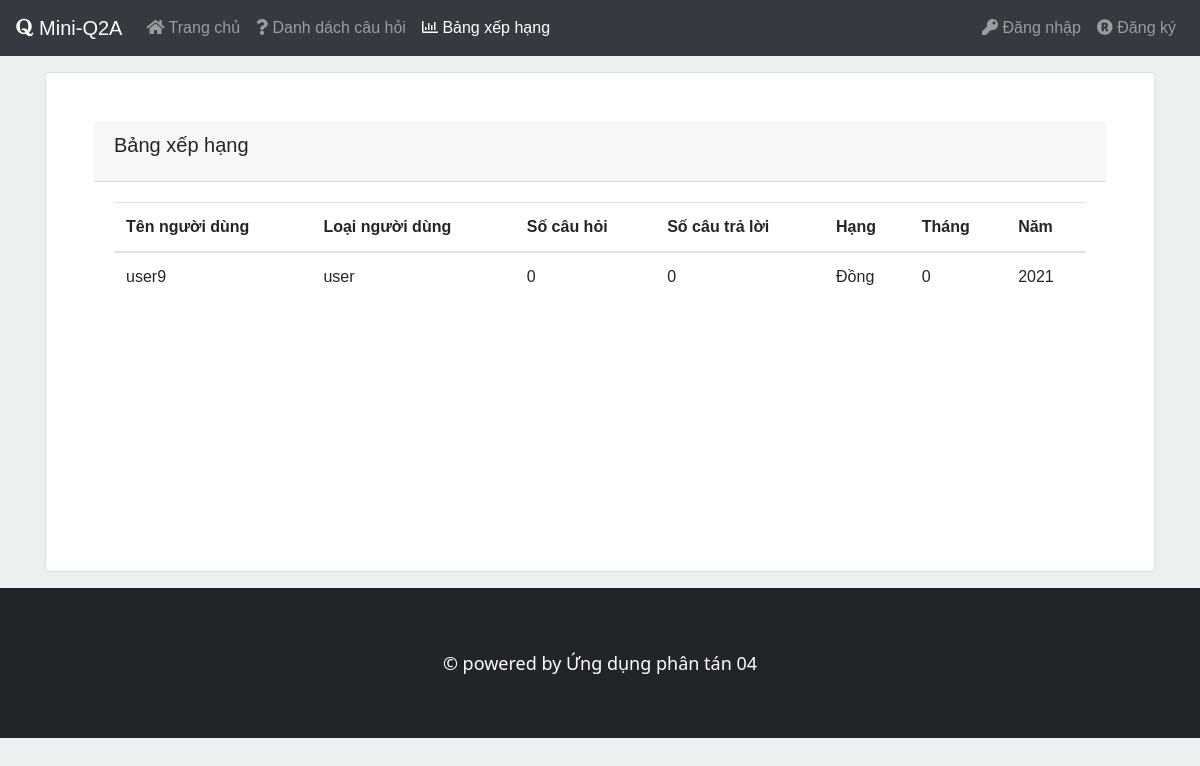
Page /mini-q2a?action=ranking on the committed database.
### tables this page shows
create table `users`(
	user_id nvarchar(200) primary key  ,
    email nvarchar(200),
    user_name nvarchar(200),
    user_pass nvarchar(200),
    user_type nvarchar(200),
    user_rank nvarchar(200),
    toggle_send_notify_status bool
	
);

### App/Views/View.php (called while the page is built, shortened)
<?php
class View
{
    public function render($view_path, $data)
    {
        require_once  $view_path;
        return;
    }
}

### App/Controllers/RankingController.php (called while the page is built, shortened)
<?php
class RankingController
{
    public function index()
    {
        $view_path = "./App/Views/Ranking/Ranking.php";
        $rankingModel = new RankingModel();
        $dataRanking = $rankingModel->all();
        for ($i = 0; $i < count($dataRanking); ++$i) {
            if ((int)$dataRanking[$i]['queMonth'] == 0) {
                if ((int) $dataRanking[$i]['total_count_ranking'] >= 9) {
                    $dataRanking[$i]['total_count_ranking'] = "Kim Cương";
                } else if (
                    (int) $dataRanking[$i]['total_count_ranking'] >= 5
                    && (int) $dataRanking[$i]['total_count_ranking'] < 9
                ) {
                    $dataRanking[$i]['total_count_ranking'] = "Vàng";
                } else if (
                    (int) $dataRanking[$i]['total_count_ranking'] < 5
                    && (int) $dataRanking[$i]['total_count_ranking'] > 0
                ) {
                    $dataRanking[$i]['total_count_ranking'] = "Bạc";
                } else if ((int) $dataRanking[$i]['total_count_ranking'] == 0) {
                    $dataRanking[$i]['total_count_ranking'] = "Đồng";
                }
            }
        }
        $data = [$dataRanking];
        $ranking_view = new View();
        return $ranking_view->render($view_path, $data);
    }
}

### Core/Db.php (called while the page is built, shortened)
<?php
class Db
{
    protected $_conn;
    protected $_host = "localhost";
    protected $_username = "root";
    protected $_password = "root";
    protected $_database = "mini_social_network";
    public function __construct()
    {
        $this->_conn = new mysqli($this->_host, $this->_username, $this->_password, $this->_database);
    }
    public function load($sql)
    {
        $this->_ret = $this->_conn->query($sql) or die(mysqli_error($this->_conn));
    }
}

### App/Models/RankingModel.php (called while the page is built, shortened)
<?php
class RankingModel
{
    public function all()
    {
        $db = new Db();
        $sql = "select u.user_id, u.user_name, u.user_type,
         ifnull(qq.num_question,0) as num_question ,ifnull(ans.num_answer,0) as num_answer,
        (ifnull( qq.num_question,0)+  ifnull(ans.num_answer,0) ) as total_count_ranking,
        ifnull(qqMonth,0) as queMonth, ifnull(ansMonth,0) as ansMonth
       from `users` u
       left join
       (
       select  qq.user_id, count(*) as num_question, date_format(qq.createdAt,'%M') as qqMonth
       from `questionqueue` qq
       group by qq.user_id	, date_format(qq.createdAt,'%M')
       order by date_format(qq.createdAt,'%M')
       ) qq
       on qq.user_id = u.user_id
       left join(
       select ans.user_id, count(*) as num_answer,
       date_format(ans.createdAt,'%M') as ansMonth
       from `answers` ans
       group by ans.user_id,date_format(ans.createdAt,'%M')
       order by date_format(ans.createdAt,'%M')
       ) ans
       on ans.user_id = u.user_id
       group by queMonth,user_id,ansMonth
       order by total_count_ranking desc;
       ";
        $db->load($sql);
        $ret = $db->Rows();
        return $ret;
    }
}

### App/Views/Ranking/Ranking.php (the view, shortened to what this page needs)
<div class="my-3">
    <div class="row">
        <div class="col-sm-12 col-md-12">
            <div class="card layout p-5">
                <div class="card-header">
                    <h5 class="card-title">
                        Bảng xếp hạng
                    </h5>
                </div>
                <div class="card-body">
                    <table class="table table-hover ">
                        <thead>
                            <tr>
                                <th>Tên người dùng</th>
                                <th>Loại người dùng</th>
                                <th>Số câu hỏi</th>
                                <th>Số câu trả lời</th>
                                <th>Hạng</th>
                                <th>Tháng</th>
                                <th>Năm</th>
                            </tr>
                        </thead>
                        <tbody>
                            <?php
                            $rankData = $data[0];
                            foreach ($rankData as $rank) {
                                echo '
                            <tr>
                                <td >' . $rank['user_name'] . ' </td>
                                <td >' . $rank['user_type'] . ' </td>
                                <td >' . $rank['num_question'] . ' </td>
                                <td >' . $rank['num_answer'] . ' </td>
                                <td >' . $rank['total_count_ranking'] . ' </td>';
                                if ($rank['queMonth'] == 0) {
                                    echo '<td>' . $rank['ansMonth'] . '</td>';
                                } else {
                                    echo '<td>' . $rank['queMonth'] . '</td>';
                                }
                                echo '<td>2021</td>';
                                echo   '</tr>';
                            }
                            ?>
                        </tbody>
                    </table>
                </div>
            </div>
        </div>
    </div>
</div>

### App/Views/Partials/Header.php (style rules this page uses)
:root { --near-white: #fdfdfddb; --common-bg: #cbd9dd; --layout-bg-1: lightblue; --layout-bg-2: lightcoral; --layout-bg-3: lightgreen; --border-radius: 5px; }
* { font-family: Tahoma, Geneva, Verdana, sans-serif }
.body { background-color: #ecf0f1; }

### App/Views/Ranking/Ranking.php (style rules this page uses)
.layout { min-height: 500px; }

### rows in the picture
users: user_name "user9", user_type "user", num_question "0", num_answer "0", total_count_ranking "Đồng", ansMonth "0"
